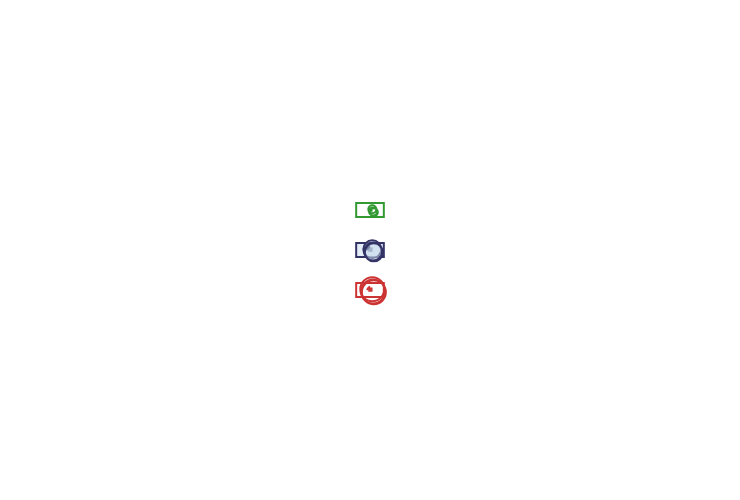

The specification (Vega-Lite) saved for this image:
### Vega specification from a JSON file in a GitHub repository (floating-point values rounded to 4 significant figures)
{"$schema": "https://vega.github.io/schema/vega/v6.json", "width": 360, "height": 240, "padding": 5, "autosize": "none", "signals": [{"name": "radius", "value": 6}], "projections": [{"name": "proj", "type": "equirectangular", "scale": 2.2, "translate": [180, 120]}], "data": [{"name": "features", "values": [{"type": "Feature", "properties": {"n": 1}, "geometry": {"type": "Polygon", "coordinates": [[[-10, -10], [20, -10], [20, 20], [-10, 20], [-10, -10]]]}}, {"type": "Feature", "properties": {"n": 2}, "geometry": {"type": "Point", "coordinates": [30, 10]}}, {"type": "Feature", "properties": {"n": 3}, "geometry": {"type": "LineString", "coordinates": [[-40, 0], [-20, 30], [0, 45]]}}, {"type": "Feature", "properties": {"n": 4}, "geometry": {"type": "MultiPoint", "coordinates": [[40, -20], [50, -30]]}}], "transform": [{"type": "geopath", "projection": "proj", "as": "p1"}, {"type": "geopath", "projection": "proj", "pointRadius": {"signal": "radius"}, "as": "p2"}]}, {"name": "wrapped", "values": [{"id": "a", "geo": {"type": "Feature", "properties": {"n": 1}, "geometry": {"type": "Polygon", "coordinates": [[[-10, -10], [20, -10], [20, 20], [-10, 20], [-10, -10]]]}}}, {"id": "b", "geo": {"type": "Feature", "properties": {"n": 2}, "geometry": {"type": "Point", "coordinates": [30, 10]}}}, {"id": "c", "geo": {"type": "Feature", "properties": {"n": 4}, "geometry": {"type": "MultiPoint", "coordinates": [[40, -20], [50, -30]]}}}], "transform": [{"type": "geopath", "projection": "proj", "field": "geo", "pointRadius": 2, "as": "gp"}]}], "marks": [{"type": "path", "from": {"data": "features"}, "encode": {"update": {"path": {"field": "p1"}, "stroke": {"value": "#336"}, "fill": {"value": "#cde"}, "fillOpacity": {"value": 0.5}}}}, {"type": "path", "from": {"data": "features"}, "encode": {"update": {"path": {"field": "p2"}, "stroke": {"value": "#c33"}, "y": {"value": 20}}}}, {"type": "path", "from": {"data": "wrapped"}, "encode": {"update": {"path": {"field": "gp"}, "stroke": {"value": "#393"}, "y": {"value": -20}}}}]}
